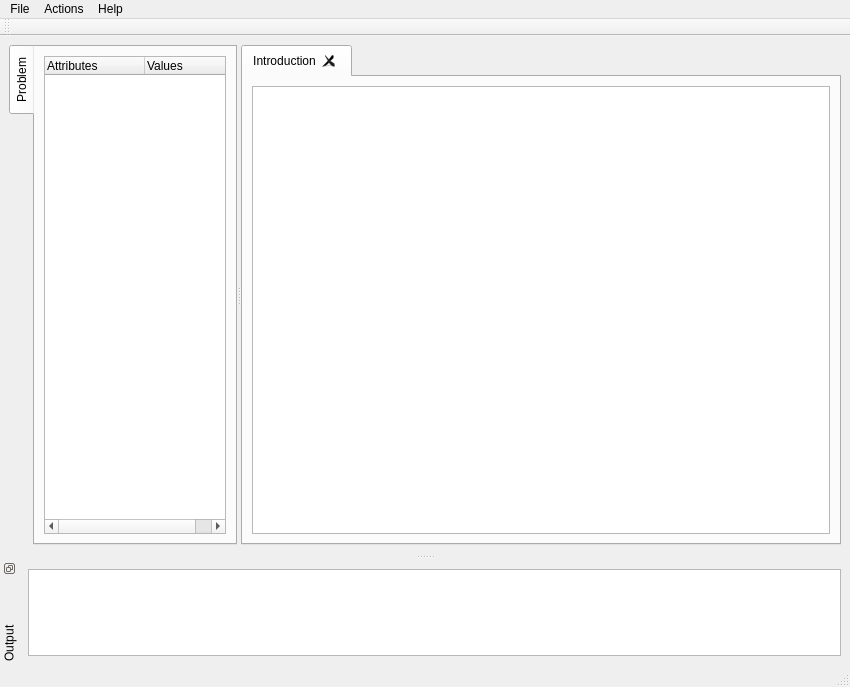
<?xml version="1.0" encoding="UTF-8"?>
<ui version="4.0">
 <author>Alexander Pérez Ruiz - Technical University of Catalonia -IOC</author>
 <class>RobotVision</class>
 <widget class="QMainWindow" name="RobotVision">
  <property name="windowModality">
   <enum>Qt::ApplicationModal</enum>
  </property>
  <property name="geometry">
   <rect>
    <x>0</x>
    <y>0</y>
    <width>850</width>
    <height>687</height>
   </rect>
  </property>
  <property name="sizePolicy">
   <sizepolicy hsizetype="Expanding" vsizetype="Expanding">
    <horstretch>0</horstretch>
    <verstretch>0</verstretch>
   </sizepolicy>
  </property>
  <property name="minimumSize">
   <size>
    <width>850</width>
    <height>600</height>
   </size>
  </property>
  <property name="windowTitle">
   <string>Robot Vision 1.0</string>
  </property>
  <property name="windowIcon">
   <iconset>
    <normaloff>:/icons/kautham.xpm</normaloff>:/icons/kautham.xpm</iconset>
  </property>
  <property name="toolButtonStyle">
   <enum>Qt::ToolButtonIconOnly</enum>
  </property>
  <property name="dockNestingEnabled">
   <bool>false</bool>
  </property>
  <widget class="QWidget" name="centralwidget">
   <layout class="QGridLayout" name="gridLayout_2">
    <item row="0" column="0">
     <widget class="QSplitter" name="splitter">
      <property name="enabled">
       <bool>true</bool>
      </property>
      <property name="minimumSize">
       <size>
        <width>600</width>
        <height>500</height>
       </size>
      </property>
      <property name="orientation">
       <enum>Qt::Horizontal</enum>
      </property>
      <widget class="QTabWidget" name="propertiesTab">
       <property name="maximumSize">
        <size>
         <width>250</width>
         <height>16777215</height>
        </size>
       </property>
       <property name="accessibleName">
        <string>l</string>
       </property>
       <property name="tabPosition">
        <enum>QTabWidget::West</enum>
       </property>
       <property name="tabShape">
        <enum>QTabWidget::Rounded</enum>
       </property>
       <property name="currentIndex">
        <number>0</number>
       </property>
       <property name="movable">
        <bool>true</bool>
       </property>
       <widget class="QWidget" name="probTab">
        <attribute name="title">
         <string>Problem</string>
        </attribute>
        <layout class="QGridLayout">
         <item row="0" column="0">
          <widget class="QTreeWidget" name="problemTree">
           <column>
            <property name="text">
             <string>Attributes</string>
            </property>
           </column>
           <column>
            <property name="text">
             <string>Values</string>
            </property>
           </column>
          </widget>
         </item>
        </layout>
       </widget>
      </widget>
      <widget class="QTabWidget" name="viewsTab">
       <property name="enabled">
        <bool>true</bool>
       </property>
       <property name="minimumSize">
        <size>
         <width>600</width>
         <height>4</height>
        </size>
       </property>
       <property name="currentIndex">
        <number>0</number>
       </property>
       <property name="tabsClosable">
        <bool>true</bool>
       </property>
       <property name="movable">
        <bool>true</bool>
       </property>
       <widget class="QWidget" name="introTab">
        <property name="enabled">
         <bool>true</bool>
        </property>
        <property name="sizePolicy">
         <sizepolicy hsizetype="Maximum" vsizetype="Maximum">
          <horstretch>0</horstretch>
          <verstretch>0</verstretch>
         </sizepolicy>
        </property>
        <attribute name="title">
         <string>Introduction</string>
        </attribute>
        <layout class="QGridLayout">
         <item row="0" column="0">
          <widget class="QTextBrowser" name="textBrowser">
           <property name="html">
            <string>&lt;!DOCTYPE HTML PUBLIC &quot;-//W3C//DTD HTML 4.0//EN&quot; &quot;http://www.w3.org/TR/REC-html40/strict.dtd&quot;&gt;
&lt;html&gt;&lt;head&gt;&lt;meta name=&quot;qrichtext&quot; content=&quot;1&quot; /&gt;&lt;style type=&quot;text/css&quot;&gt;
p, li { white-space: pre-wrap; }
&lt;/style&gt;&lt;/head&gt;&lt;body style=&quot; font-family:'Ubuntu'; font-size:11pt; font-weight:400; font-style:normal;&quot;&gt;
&lt;p style=&quot;-qt-paragraph-type:empty; margin-top:0px; margin-bottom:0px; margin-left:0px; margin-right:0px; -qt-block-indent:0; text-indent:0px; font-family:'MS Shell Dlg 2'; font-size:8pt;&quot;&gt;&lt;br /&gt;&lt;/p&gt;&lt;/body&gt;&lt;/html&gt;</string>
           </property>
           <property name="source">
            <url>
             <string/>
            </url>
           </property>
           <property name="openExternalLinks">
            <bool>true</bool>
           </property>
          </widget>
         </item>
        </layout>
       </widget>
      </widget>
     </widget>
    </item>
   </layout>
  </widget>
  <widget class="QMenuBar" name="menubar">
   <property name="geometry">
    <rect>
     <x>0</x>
     <y>0</y>
     <width>850</width>
     <height>25</height>
    </rect>
   </property>
   <widget class="QMenu" name="menuActions">
    <property name="title">
     <string>Actions</string>
    </property>
    <addaction name="actionRobot_Connect"/>
   </widget>
   <widget class="QMenu" name="menuFile">
    <property name="title">
     <string>File</string>
    </property>
    <addaction name="actionLoad_Environment"/>
    <addaction name="actionLoad_Problem"/>
    <addaction name="actionExit"/>
   </widget>
   <widget class="QMenu" name="menuHelp">
    <property name="title">
     <string>Help</string>
    </property>
    <addaction name="separator"/>
    <addaction name="actionAbout"/>
   </widget>
   <addaction name="menuFile"/>
   <addaction name="menuActions"/>
   <addaction name="menuHelp"/>
  </widget>
  <widget class="QStatusBar" name="statusbar"/>
  <widget class="QToolBar" name="toolBar">
   <property name="orientation">
    <enum>Qt::Horizontal</enum>
   </property>
   <attribute name="toolBarArea">
    <enum>TopToolBarArea</enum>
   </attribute>
   <attribute name="toolBarBreak">
    <bool>false</bool>
   </attribute>
  </widget>
  <widget class="QDockWidget" name="outputWindow">
   <property name="sizePolicy">
    <sizepolicy hsizetype="MinimumExpanding" vsizetype="MinimumExpanding">
     <horstretch>0</horstretch>
     <verstretch>0</verstretch>
    </sizepolicy>
   </property>
   <property name="minimumSize">
    <size>
     <width>125</width>
     <height>69</height>
    </size>
   </property>
   <property name="baseSize">
    <size>
     <width>122</width>
     <height>69</height>
    </size>
   </property>
   <property name="toolTip">
    <string>Output Window</string>
   </property>
   <property name="autoFillBackground">
    <bool>false</bool>
   </property>
   <property name="floating">
    <bool>false</bool>
   </property>
   <property name="features">
    <set>QDockWidget::DockWidgetFloatable|QDockWidget::DockWidgetMovable|QDockWidget::DockWidgetVerticalTitleBar</set>
   </property>
   <property name="allowedAreas">
    <set>Qt::AllDockWidgetAreas</set>
   </property>
   <property name="windowTitle">
    <string>Output</string>
   </property>
   <attribute name="dockWidgetArea">
    <number>8</number>
   </attribute>
   <widget class="QWidget" name="dockWidgetContents">
    <property name="minimumSize">
     <size>
      <width>100</width>
      <height>69</height>
     </size>
    </property>
    <layout class="QGridLayout" name="gridLayout">
     <item row="0" column="0">
      <widget class="QTextEdit" name="textEdit">
       <property name="sizePolicy">
        <sizepolicy hsizetype="MinimumExpanding" vsizetype="MinimumExpanding">
         <horstretch>0</horstretch>
         <verstretch>0</verstretch>
        </sizepolicy>
       </property>
       <property name="minimumSize">
        <size>
         <width>50</width>
         <height>50</height>
        </size>
       </property>
       <property name="maximumSize">
        <size>
         <width>16777215</width>
         <height>16777215</height>
        </size>
       </property>
      </widget>
     </item>
    </layout>
   </widget>
  </widget>
  <action name="actionNew">
   <property name="text">
    <string>New...</string>
   </property>
  </action>
  <action name="actionHelp">
   <property name="text">
    <string>Kautham Planner</string>
   </property>
  </action>
  <action name="actionAbout">
   <property name="text">
    <string>About...</string>
   </property>
  </action>
  <action name="actionLoad_Environment">
   <property name="text">
    <string>Load Environment</string>
   </property>
  </action>
  <action name="actionLoad_Problem">
   <property name="text">
    <string>Load Problem</string>
   </property>
  </action>
  <action name="actionExit">
   <property name="text">
    <string>Exit</string>
   </property>
  </action>
  <action name="actionRobot_Connect">
   <property name="text">
    <string>Robot Connect</string>
   </property>
  </action>
 </widget>
 <tabstops>
  <tabstop>viewsTab</tabstop>
 </tabstops>
 <resources/>
 <connections/>
</ui>
